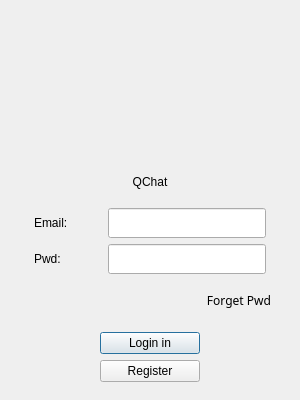
<?xml version="1.0" encoding="UTF-8"?>
<ui version="4.0">
 <class>LoginDialog</class>
 <widget class="QDialog" name="LoginDialog">
  <property name="geometry">
   <rect>
    <x>0</x>
    <y>0</y>
    <width>300</width>
    <height>400</height>
   </rect>
  </property>
  <property name="minimumSize">
   <size>
    <width>300</width>
    <height>400</height>
   </size>
  </property>
  <property name="maximumSize">
   <size>
    <width>300</width>
    <height>500</height>
   </size>
  </property>
  <property name="windowTitle">
   <string>Dialog</string>
  </property>
  <layout class="QHBoxLayout" name="horizontalLayout">
   <item>
    <layout class="QVBoxLayout" name="verticalLayout">
     <property name="spacing">
      <number>-1</number>
     </property>
     <property name="leftMargin">
      <number>5</number>
     </property>
     <property name="topMargin">
      <number>5</number>
     </property>
     <property name="rightMargin">
      <number>5</number>
     </property>
     <property name="bottomMargin">
      <number>5</number>
     </property>
     <item>
      <widget class="QWidget" name="widget" native="true">
       <property name="minimumSize">
        <size>
         <width>0</width>
         <height>150</height>
        </size>
       </property>
       <layout class="QGridLayout" name="gridLayout">
        <item row="4" column="1">
         <spacer name="verticalSpacer_4">
          <property name="orientation">
           <enum>Qt::Vertical</enum>
          </property>
          <property name="sizeHint" stdset="0">
           <size>
            <width>20</width>
            <height>40</height>
           </size>
          </property>
         </spacer>
        </item>
        <item row="1" column="2">
         <spacer name="horizontalSpacer_3">
          <property name="orientation">
           <enum>Qt::Horizontal</enum>
          </property>
          <property name="sizeHint" stdset="0">
           <size>
            <width>40</width>
            <height>20</height>
           </size>
          </property>
         </spacer>
        </item>
        <item row="1" column="1">
         <widget class="QLabel" name="logo_label">
          <property name="minimumSize">
           <size>
            <width>200</width>
            <height>100</height>
           </size>
          </property>
          <property name="maximumSize">
           <size>
            <width>300</width>
            <height>100</height>
           </size>
          </property>
          <property name="text">
           <string/>
          </property>
          <property name="pixmap">
           <pixmap resource="../../rc.qrc">:/resources/plane2.gif</pixmap>
          </property>
          <property name="alignment">
           <set>Qt::AlignCenter</set>
          </property>
         </widget>
        </item>
        <item row="1" column="0">
         <spacer name="horizontalSpacer_2">
          <property name="orientation">
           <enum>Qt::Horizontal</enum>
          </property>
          <property name="sizeHint" stdset="0">
           <size>
            <width>40</width>
            <height>20</height>
           </size>
          </property>
         </spacer>
        </item>
        <item row="3" column="1">
         <spacer name="verticalSpacer_5">
          <property name="orientation">
           <enum>Qt::Vertical</enum>
          </property>
          <property name="sizeHint" stdset="0">
           <size>
            <width>20</width>
            <height>40</height>
           </size>
          </property>
         </spacer>
        </item>
        <item row="5" column="1">
         <widget class="QLabel" name="err_tip">
          <property name="minimumSize">
           <size>
            <width>200</width>
            <height>20</height>
           </size>
          </property>
          <property name="maximumSize">
           <size>
            <width>200</width>
            <height>20</height>
           </size>
          </property>
          <property name="text">
           <string>QChat</string>
          </property>
          <property name="alignment">
           <set>Qt::AlignCenter</set>
          </property>
         </widget>
        </item>
       </layout>
      </widget>
     </item>
     <item>
      <spacer name="verticalSpacer_2">
       <property name="orientation">
        <enum>Qt::Vertical</enum>
       </property>
       <property name="sizeHint" stdset="0">
        <size>
         <width>20</width>
         <height>40</height>
        </size>
       </property>
      </spacer>
     </item>
     <item>
      <layout class="QHBoxLayout" name="horizontalLayout_2">
       <property name="spacing">
        <number>-1</number>
       </property>
       <item>
        <widget class="QLabel" name="email_label">
         <property name="minimumSize">
          <size>
           <width>50</width>
           <height>30</height>
          </size>
         </property>
         <property name="maximumSize">
          <size>
           <width>50</width>
           <height>30</height>
          </size>
         </property>
         <property name="text">
          <string>Email:</string>
         </property>
        </widget>
       </item>
       <item>
        <widget class="QLineEdit" name="email_edit">
         <property name="minimumSize">
          <size>
           <width>158</width>
           <height>30</height>
          </size>
         </property>
         <property name="maximumSize">
          <size>
           <width>158</width>
           <height>30</height>
          </size>
         </property>
        </widget>
       </item>
      </layout>
     </item>
     <item>
      <layout class="QHBoxLayout" name="horizontalLayout_3">
       <item>
        <widget class="QLabel" name="pwd_label">
         <property name="minimumSize">
          <size>
           <width>50</width>
           <height>30</height>
          </size>
         </property>
         <property name="maximumSize">
          <size>
           <width>50</width>
           <height>30</height>
          </size>
         </property>
         <property name="text">
          <string>Pwd: </string>
         </property>
        </widget>
       </item>
       <item>
        <widget class="QLineEdit" name="pwd_edit">
         <property name="minimumSize">
          <size>
           <width>158</width>
           <height>30</height>
          </size>
         </property>
         <property name="maximumSize">
          <size>
           <width>158</width>
           <height>30</height>
          </size>
         </property>
        </widget>
       </item>
      </layout>
     </item>
     <item>
      <layout class="QHBoxLayout" name="horizontalLayout_7">
       <property name="leftMargin">
        <number>10</number>
       </property>
       <property name="topMargin">
        <number>10</number>
       </property>
       <property name="rightMargin">
        <number>10</number>
       </property>
       <property name="bottomMargin">
        <number>10</number>
       </property>
       <item>
        <spacer name="horizontalSpacer">
         <property name="orientation">
          <enum>Qt::Horizontal</enum>
         </property>
         <property name="sizeHint" stdset="0">
          <size>
           <width>40</width>
           <height>20</height>
          </size>
         </property>
        </spacer>
       </item>
       <item>
        <widget class="ClickedLabel" name="forget_pwd_label">
         <property name="minimumSize">
          <size>
           <width>100</width>
           <height>0</height>
          </size>
         </property>
         <property name="maximumSize">
          <size>
           <width>100</width>
           <height>25</height>
          </size>
         </property>
         <property name="font">
          <font>
           <family>Monaco</family>
          </font>
         </property>
         <property name="text">
          <string>    Forget Pwd </string>
         </property>
         <property name="alignment">
          <set>Qt::AlignRight|Qt::AlignTrailing|Qt::AlignVCenter</set>
         </property>
        </widget>
       </item>
      </layout>
     </item>
     <item>
      <widget class="QWidget" name="widget_2" native="true"/>
     </item>
     <item>
      <layout class="QHBoxLayout" name="horizontalLayout_4">
       <item>
        <widget class="QPushButton" name="login_btn">
         <property name="maximumSize">
          <size>
           <width>100</width>
           <height>30</height>
          </size>
         </property>
         <property name="text">
          <string>Login in</string>
         </property>
        </widget>
       </item>
      </layout>
     </item>
     <item>
      <layout class="QHBoxLayout" name="horizontalLayout_5">
       <item>
        <widget class="QPushButton" name="register_btn">
         <property name="maximumSize">
          <size>
           <width>100</width>
           <height>30</height>
          </size>
         </property>
         <property name="text">
          <string>Register</string>
         </property>
        </widget>
       </item>
      </layout>
     </item>
     <item>
      <spacer name="verticalSpacer">
       <property name="orientation">
        <enum>Qt::Vertical</enum>
       </property>
       <property name="sizeHint" stdset="0">
        <size>
         <width>20</width>
         <height>40</height>
        </size>
       </property>
      </spacer>
     </item>
     <item>
      <spacer name="verticalSpacer_3">
       <property name="orientation">
        <enum>Qt::Vertical</enum>
       </property>
       <property name="sizeHint" stdset="0">
        <size>
         <width>20</width>
         <height>40</height>
        </size>
       </property>
      </spacer>
     </item>
    </layout>
   </item>
  </layout>
 </widget>
 <customwidgets>
  <customwidget>
   <class>ClickedLabel</class>
   <extends>QLabel</extends>
   <header location="global">/Users/jingbx/Qt.6.0.0/workspace/Qchat/chat_src/custom_ui_wid/clicked_label.h</header>
  </customwidget>
 </customwidgets>
 <resources>
  <include location="../../rc.qrc"/>
 </resources>
 <connections/>
</ui>
